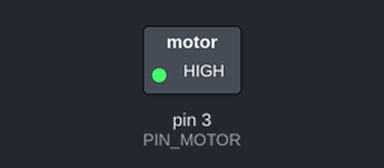
A sketch run on a simulated Arduino Uno, built with avr-gcc and run on an emulated ATmega328P. Parts: switched loads named in the sketch (green lamp = pin HIGH).

Above: at 0.1 s.
Timing chart, 0 to 1.6 s (numbered marks = the images above):
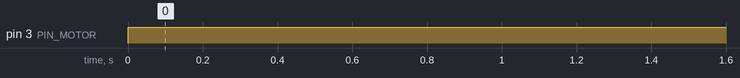

The sketch:

sketch_test_motor.ino
```cpp
#define PIN_MOTOR 3

void setup() {
  pinMode(PIN_MOTOR, OUTPUT);
}

void loop() {

  analogWrite(PIN_MOTOR, 255);


}
```

Measured:
- by itself, pin 3 (PIN_MOTOR): LOW → HIGH at 0.00 s
